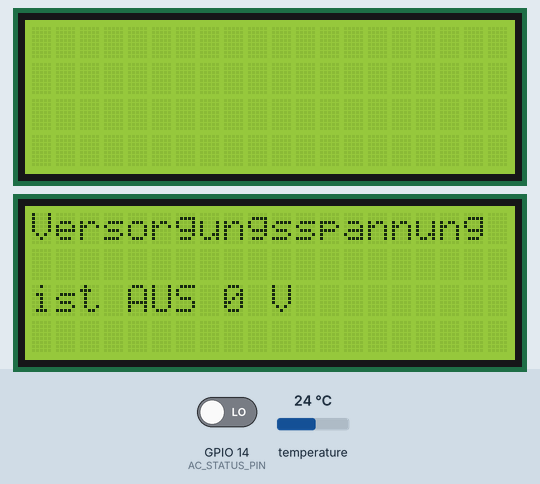
This sketch was run on a simulated ESP32. Parts: 2 × 20×4 character LCD. The inputs (shaded band) are chosen by the test bench; at power-on: temperature 24 °C, GPIO 14 (AC_STATUS_PIN) LOW. The modem accepts every AT command (registered, SIM ready, sends succeed) and sends nothing else.

Above: at 5.4 s.
5.5 s: temperature set to 24.7 °C
At 10.2 s:
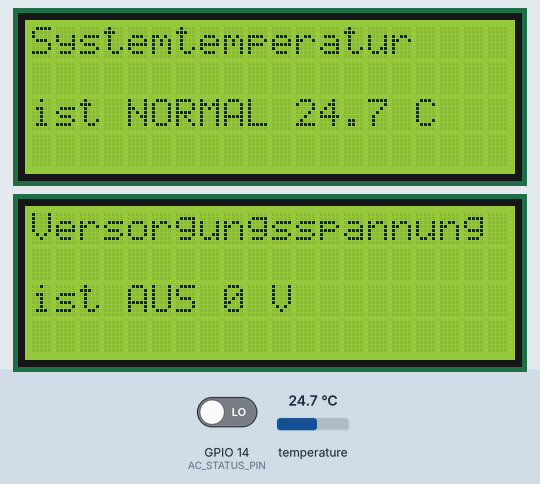
10.6 s: temperature set to 25.7 °C
At 11.9 s:
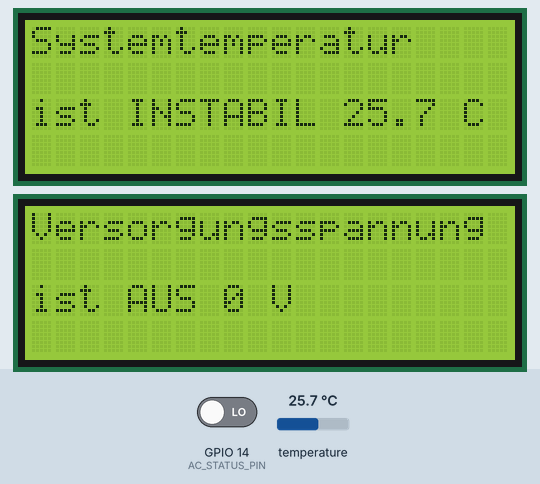
13.8 s: GPIO 14 (AC_STATUS_PIN) driven HIGH
At 14.8 s:
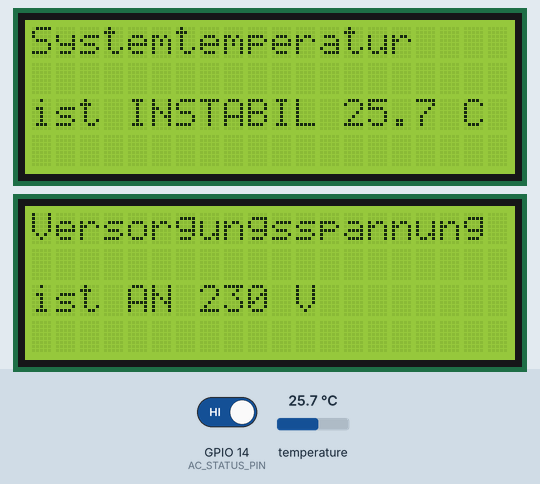
17.0 s: temperature set to 12 °C
At 19.1 s:
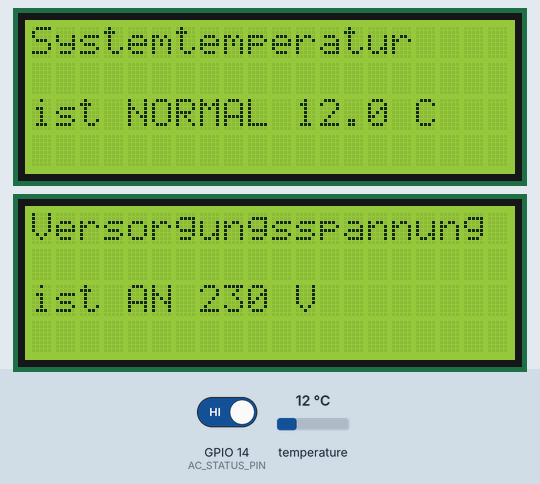
20.2 s: temperature set to 33 °C
At 21.4 s:
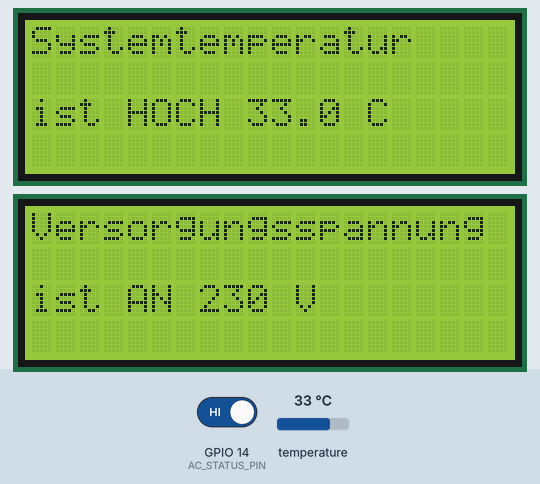
23.4 s: GPIO 14 (AC_STATUS_PIN) driven LOW
At 26.6 s:
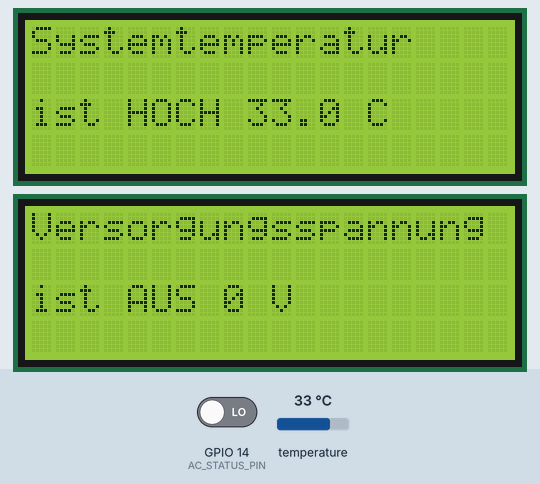
Timing chart, 0 to 28.1 s (numbered marks = the images above; inputs shaded):
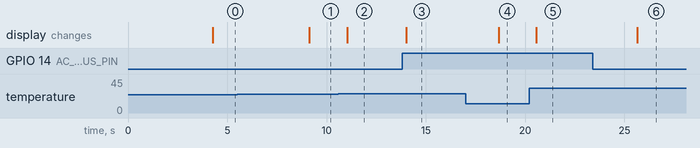

The sketch:

USV-Ueberwachungssystem_sketch.ino
```cpp
#include <Wire.h>
#include <LiquidCrystal_I2C.h>
#include <OneWire.h>
#include <DallasTemperature.h>

// LCDs Konfiguration
LiquidCrystal_I2C lcd1(0x26, 20, 4);  // Temperatur
LiquidCrystal_I2C lcd2(0x27, 20, 4);  // Versorgungsspannung

// Temperatursensor Konfiguration
#define ONE_WIRE_BUS 32
OneWire oneWire(ONE_WIRE_BUS);
DallasTemperature sensors(&oneWire);  // Übergibt den Bus an die Sensor-Bibliothek

#define AC_STATUS_PIN 14

#define SIM_RX 16          // Empfangs-Pin des ESP32
#define SIM_TX 17          // Sende-Pin des ESP32
HardwareSerial sim800(2);  // Nutzt den Serial-Port 2 des ESP32

const char* TELEFONNUMMER = "+4915757181343";

bool smsTemperaturGesendet = false;    // Verhindert wiederholte SMS bei Übertemperatur
bool smsStromausfallGesendet = false;  // Verhindert wiederholte SMS bei Netzausfall

void setup() {

  // LCDs initialisieren
  Wire.begin();
  lcd1.init();
  lcd1.backlight();
  lcd2.init();
  lcd2.backlight();

  // Startmeldung auf LCDs
  lcd1.setCursor(0, 0);
  lcd1.print("Systemtemperatur");
  lcd1.setCursor(0, 2);
  lcd1.print("System startet...");

  lcd2.setCursor(0, 0);
  lcd2.print("Versorgungsspannung");
  lcd2.setCursor(0, 2);
  lcd2.print("System startet...");

  sensors.begin();  // Temperatursensor starten


  pinMode(AC_STATUS_PIN, INPUT_PULLDOWN);  // der Pin ist LOW, wenn kein Signal anliegt

  sim800.begin(9600, SERIAL_8N1, SIM_RX, SIM_TX);  // SIM800C Modul starten
  delay(4000);

  lcd1.clear();
  lcd2.clear();
}

void loop() {
  // 1. Netzversorgung Überwachen
  bool stromDa = (digitalRead(AC_STATUS_PIN) == HIGH);

  // LCD für Netzversorgung aktualisieren
  lcd2.setCursor(0, 0);
  lcd2.print("Versorgungsspannung");

  lcd2.setCursor(0, 1);
  lcd2.print("                    ");

  lcd2.setCursor(0, 2);

  if (stromDa) {
    lcd2.print("ist AN 230 V      ");
    smsStromausfallGesendet = false;  // Merker zurücksetzen (System ist wieder okay)
  } else {
    lcd2.print("ist AUS 0 V       ");

    // SMS bei Netzausfall senden
    if (!smsStromausfallGesendet) {
      sendeSMS("Achtung! Versorgungsspannung ist Aus (USV-Nr. 0314)");
      smsStromausfallGesendet = true;  // Merker setzen: SMS wurde versendet!
    }
  }

  lcd2.setCursor(0, 3);
  lcd2.print("                    ");

  // Tem. Überwachen
  sensors.requestTemperatures();                  // Befehl an Sensor: "Miss jetzt!
  float temperatur = sensors.getTempCByIndex(0);  // Ergebnis abholen

  // 85°C Startwert ignorieren
  if (temperatur > 84.9 && temperatur < 85.1) {
    lcd1.setCursor(0, 0);
    lcd1.print("Systemtemperatur");
    lcd1.setCursor(0, 1);
    lcd1.print("                    ");
    lcd1.setCursor(0, 2);
    lcd1.print("Messung laeuft...  ");
    lcd1.setCursor(0, 3);
    lcd1.print("                    ");
    delay(1000);
    return;  // Diese Messung überspringen und Loop neu starten
  }

  // LCD für Temperatur aktualisieren
  lcd1.setCursor(0, 0);
  lcd1.print("Systemtemperatur");

  lcd1.setCursor(0, 1);
  lcd1.print("                    ");

  lcd1.setCursor(0, 2);  // Zeile 3: Status + Temperatur

  char displayText[21];  // Vorlage für die Display-Ausgabe

  if (temperatur <= 25.0) {  // %4.1f = % Zahl, 4 Stellen, ein nachkommastell., float Kommazahl

    snprintf(displayText, sizeof(displayText), "ist NORMAL %4.1f C    ", temperatur);
    lcd1.print(displayText);
    smsTemperaturGesendet = false;  // Reset für nächsten Alarm
  } else if (temperatur < 30.0) {

    snprintf(displayText, sizeof(displayText), "ist INSTABIL %4.1f C  ", temperatur);
    lcd1.print(displayText);
    smsTemperaturGesendet = false;
  } else {
    //
    snprintf(displayText, sizeof(displayText), "ist HOCH %4.1f C      ", temperatur);
    lcd1.print(displayText);

    // SMS bei hoher Temperatur senden
    if (!smsTemperaturGesendet) {
      sendeSMS("Achtung! Systemtemperatur ist Hoch (USV-Nr. 0314)");
      smsTemperaturGesendet = true;  // Merker setzen, damit SMS nur 1x kommt
    }
  }
  lcd1.setCursor(0, 3);
  lcd1.print("                    ");

  delay(1000);
}

void sendeSMS(const char* nachricht) {  // SMS-Versand

  // AT-Befehle, um das Modem zu steuern
  sim800.println("AT");
  delay(1000);
  sim800.println("AT+CMGF=1");  // set sms system into text mode
  delay(1000);

  sim800.print("AT+CMGS=\"");  // Befehl zum SMS-Senden einleiten
  sim800.print(TELEFONNUMMER);
  sim800.println("\"");
  delay(1000);

  // Nachricht senden
  sim800.print(nachricht); // Schreibt den Text der SMS in das SIM-Modul
  delay(500);

  // SMS abschicken (Ctrl+Z = ASCII 26)
  sim800.write(26); // Der "Absende-Knopf"
  delay(500);

}
```

Measured:
- the behaviour switches between 25 and 25.1 °C on temperature (found by bisection; images 1 and 2)
- after the input at 5.5 s, the display: changes after 3.6 s (image 1)
- after the input at 10.6 s, the display: changes after 0.43 s (image 2)
- after the input at 13.8 s, the display: changes after 0.22 s (image 3)
- after the input at 17.0 s, the display: changes after 1.7 s (image 4)
- after the input at 20.2 s, the display: changes after 0.36 s (image 5)
- after the input at 23.4 s, the display: changes after 2.2 s (image 6)
